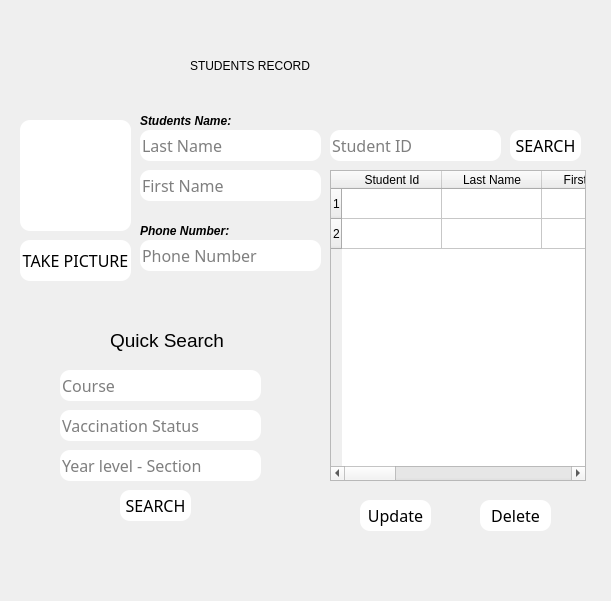
<?xml version="1.0" encoding="UTF-8"?>
<ui version="4.0">
 <class>main</class>
 <widget class="QMainWindow" name="main">
  <property name="enabled">
   <bool>true</bool>
  </property>
  <property name="geometry">
   <rect>
    <x>0</x>
    <y>0</y>
    <width>611</width>
    <height>601</height>
   </rect>
  </property>
  <property name="font">
   <font>
    <kerning>true</kerning>
   </font>
  </property>
  <property name="windowTitle">
   <string>MainWindow</string>
  </property>
  <property name="styleSheet">
   <string notr="true"/>
  </property>
  <property name="animated">
   <bool>true</bool>
  </property>
  <widget class="QWidget" name="centralwidget">
   <widget class="QLabel" name="background">
    <property name="geometry">
     <rect>
      <x>0</x>
      <y>0</y>
      <width>611</width>
      <height>601</height>
     </rect>
    </property>
    <property name="styleSheet">
     <string notr="true">background-image: url(:/newPrefix/background.jpg);</string>
    </property>
    <property name="text">
     <string/>
    </property>
    <property name="pixmap">
     <pixmap>background/minimalist-4k-wallpaper-hd-15-920x518.jpg</pixmap>
    </property>
    <property name="scaledContents">
     <bool>true</bool>
    </property>
   </widget>
   <widget class="QFrame" name="recframe">
    <property name="geometry">
     <rect>
      <x>10</x>
      <y>20</y>
      <width>591</width>
      <height>571</height>
     </rect>
    </property>
    <property name="frameShape">
     <enum>QFrame::StyledPanel</enum>
    </property>
    <property name="frameShadow">
     <enum>QFrame::Raised</enum>
    </property>
    <widget class="QLabel" name="label_4">
     <property name="geometry">
      <rect>
       <x>130</x>
       <y>90</y>
       <width>151</width>
       <height>21</height>
      </rect>
     </property>
     <property name="font">
      <font>
       <weight>75</weight>
       <italic>true</italic>
       <bold>true</bold>
      </font>
     </property>
     <property name="text">
      <string>Students Name:</string>
     </property>
    </widget>
    <widget class="QPushButton" name="update">
     <property name="geometry">
      <rect>
       <x>350</x>
       <y>480</y>
       <width>71</width>
       <height>31</height>
      </rect>
     </property>
     <property name="font">
      <font>
       <family>Sitka</family>
       <pointsize>12</pointsize>
       <weight>50</weight>
       <italic>false</italic>
       <bold>false</bold>
      </font>
     </property>
     <property name="cursor">
      <cursorShape>PointingHandCursor</cursorShape>
     </property>
     <property name="autoFillBackground">
      <bool>false</bool>
     </property>
     <property name="styleSheet">
      <string notr="true">font: 12pt &quot;Sitka&quot;;
border-radius: 10px;
background-color: rgb(255, 255, 255);</string>
     </property>
     <property name="text">
      <string>Update</string>
     </property>
     <property name="autoDefault">
      <bool>false</bool>
     </property>
     <property name="default">
      <bool>false</bool>
     </property>
     <property name="flat">
      <bool>false</bool>
     </property>
    </widget>
    <widget class="QLabel" name="label">
     <property name="geometry">
      <rect>
       <x>0</x>
       <y>0</y>
       <width>591</width>
       <height>571</height>
      </rect>
     </property>
     <property name="autoFillBackground">
      <bool>true</bool>
     </property>
     <property name="text">
      <string/>
     </property>
     <property name="pixmap">
      <pixmap>background/HD-wallpaper-portrait-display-vertical-pattern-digital-art-cyan-polygon-art.jpg</pixmap>
     </property>
     <property name="scaledContents">
      <bool>true</bool>
     </property>
    </widget>
    <widget class="QLineEdit" name="recvac">
     <property name="geometry">
      <rect>
       <x>50</x>
       <y>390</y>
       <width>201</width>
       <height>31</height>
      </rect>
     </property>
     <property name="font">
      <font>
       <family>Sitka</family>
       <pointsize>12</pointsize>
       <weight>50</weight>
       <italic>false</italic>
       <bold>false</bold>
      </font>
     </property>
     <property name="styleSheet">
      <string notr="true">font: 12pt &quot;Sitka&quot;;
border-radius: 10px;
background-color: rgb(255, 255, 255);</string>
     </property>
     <property name="text">
      <string/>
     </property>
     <property name="placeholderText">
      <string>Vaccination Status</string>
     </property>
    </widget>
    <widget class="QLabel" name="label_5">
     <property name="geometry">
      <rect>
       <x>130</x>
       <y>200</y>
       <width>151</width>
       <height>21</height>
      </rect>
     </property>
     <property name="font">
      <font>
       <weight>75</weight>
       <italic>true</italic>
       <bold>true</bold>
      </font>
     </property>
     <property name="text">
      <string>Phone Number:</string>
     </property>
    </widget>
    <widget class="QPushButton" name="idsearch">
     <property name="geometry">
      <rect>
       <x>500</x>
       <y>110</y>
       <width>71</width>
       <height>31</height>
      </rect>
     </property>
     <property name="font">
      <font>
       <family>Sitka</family>
       <pointsize>12</pointsize>
       <weight>50</weight>
       <italic>false</italic>
       <bold>false</bold>
      </font>
     </property>
     <property name="cursor">
      <cursorShape>PointingHandCursor</cursorShape>
     </property>
     <property name="autoFillBackground">
      <bool>false</bool>
     </property>
     <property name="styleSheet">
      <string notr="true">font: 12pt &quot;Sitka&quot;;
border-radius: 10px;
background-color: rgb(255, 255, 255);</string>
     </property>
     <property name="text">
      <string>SEARCH</string>
     </property>
     <property name="autoDefault">
      <bool>false</bool>
     </property>
     <property name="default">
      <bool>false</bool>
     </property>
     <property name="flat">
      <bool>false</bool>
     </property>
    </widget>
    <widget class="QPushButton" name="delete_2">
     <property name="geometry">
      <rect>
       <x>470</x>
       <y>480</y>
       <width>71</width>
       <height>31</height>
      </rect>
     </property>
     <property name="font">
      <font>
       <family>Sitka</family>
       <pointsize>12</pointsize>
       <weight>50</weight>
       <italic>false</italic>
       <bold>false</bold>
      </font>
     </property>
     <property name="cursor">
      <cursorShape>PointingHandCursor</cursorShape>
     </property>
     <property name="autoFillBackground">
      <bool>false</bool>
     </property>
     <property name="styleSheet">
      <string notr="true">font: 12pt &quot;Sitka&quot;;
border-radius: 10px;
background-color: rgb(255, 255, 255);</string>
     </property>
     <property name="text">
      <string>Delete</string>
     </property>
     <property name="autoDefault">
      <bool>false</bool>
     </property>
     <property name="default">
      <bool>false</bool>
     </property>
     <property name="flat">
      <bool>false</bool>
     </property>
    </widget>
    <widget class="QLineEdit" name="recsec">
     <property name="geometry">
      <rect>
       <x>50</x>
       <y>430</y>
       <width>201</width>
       <height>31</height>
      </rect>
     </property>
     <property name="font">
      <font>
       <family>Sitka</family>
       <pointsize>12</pointsize>
       <weight>50</weight>
       <italic>false</italic>
       <bold>false</bold>
      </font>
     </property>
     <property name="styleSheet">
      <string notr="true">font: 12pt &quot;Sitka&quot;;
border-radius: 10px;
background-color: rgb(255, 255, 255);</string>
     </property>
     <property name="text">
      <string/>
     </property>
     <property name="placeholderText">
      <string>Year level - Section</string>
     </property>
    </widget>
    <widget class="QLabel" name="label_6">
     <property name="geometry">
      <rect>
       <x>100</x>
       <y>310</y>
       <width>151</width>
       <height>21</height>
      </rect>
     </property>
     <property name="font">
      <font>
       <family>MS Shell Dlg 2</family>
       <pointsize>14</pointsize>
       <weight>50</weight>
       <italic>false</italic>
       <bold>false</bold>
      </font>
     </property>
     <property name="styleSheet">
      <string notr="true">font: 14pt &quot;MS Shell Dlg 2&quot;;</string>
     </property>
     <property name="text">
      <string>Quick Search</string>
     </property>
    </widget>
    <widget class="QLineEdit" name="reccourse">
     <property name="geometry">
      <rect>
       <x>50</x>
       <y>350</y>
       <width>201</width>
       <height>31</height>
      </rect>
     </property>
     <property name="font">
      <font>
       <family>Sitka</family>
       <pointsize>12</pointsize>
       <weight>50</weight>
       <italic>false</italic>
       <bold>false</bold>
      </font>
     </property>
     <property name="styleSheet">
      <string notr="true">font: 12pt &quot;Sitka&quot;;
border-radius: 10px;
background-color: rgb(255, 255, 255);</string>
     </property>
     <property name="text">
      <string/>
     </property>
     <property name="placeholderText">
      <string>Course</string>
     </property>
    </widget>
    <widget class="QLineEdit" name="recfirst">
     <property name="geometry">
      <rect>
       <x>130</x>
       <y>150</y>
       <width>181</width>
       <height>31</height>
      </rect>
     </property>
     <property name="font">
      <font>
       <family>Sitka</family>
       <pointsize>12</pointsize>
       <weight>50</weight>
       <italic>false</italic>
       <bold>false</bold>
      </font>
     </property>
     <property name="styleSheet">
      <string notr="true">font: 12pt &quot;Sitka&quot;;
border-radius: 10px;
background-color: rgb(255, 255, 255);</string>
     </property>
     <property name="text">
      <string/>
     </property>
     <property name="placeholderText">
      <string>First Name</string>
     </property>
    </widget>
    <widget class="QLineEdit" name="reclast">
     <property name="geometry">
      <rect>
       <x>130</x>
       <y>110</y>
       <width>181</width>
       <height>31</height>
      </rect>
     </property>
     <property name="font">
      <font>
       <family>Sitka</family>
       <pointsize>12</pointsize>
       <weight>50</weight>
       <italic>false</italic>
       <bold>false</bold>
      </font>
     </property>
     <property name="styleSheet">
      <string notr="true">font: 12pt &quot;Sitka&quot;;
border-radius: 10px;
background-color: rgb(255, 255, 255);</string>
     </property>
     <property name="text">
      <string/>
     </property>
     <property name="placeholderText">
      <string>Last Name</string>
     </property>
    </widget>
    <widget class="QPushButton" name="rectakepic">
     <property name="geometry">
      <rect>
       <x>10</x>
       <y>220</y>
       <width>111</width>
       <height>41</height>
      </rect>
     </property>
     <property name="font">
      <font>
       <family>Sitka</family>
       <pointsize>12</pointsize>
       <weight>50</weight>
       <italic>false</italic>
       <bold>false</bold>
      </font>
     </property>
     <property name="cursor">
      <cursorShape>PointingHandCursor</cursorShape>
     </property>
     <property name="autoFillBackground">
      <bool>false</bool>
     </property>
     <property name="styleSheet">
      <string notr="true">font: 12pt &quot;Sitka&quot;;
border-radius: 10px;
background-color: rgb(255, 255, 255);</string>
     </property>
     <property name="text">
      <string>TAKE PICTURE</string>
     </property>
     <property name="autoDefault">
      <bool>false</bool>
     </property>
     <property name="default">
      <bool>false</bool>
     </property>
     <property name="flat">
      <bool>false</bool>
     </property>
    </widget>
    <widget class="QTableWidget" name="rectable">
     <property name="geometry">
      <rect>
       <x>320</x>
       <y>150</y>
       <width>256</width>
       <height>311</height>
      </rect>
     </property>
     <property name="cursor" stdset="0">
      <cursorShape>PointingHandCursor</cursorShape>
     </property>
     <property name="styleSheet">
      <string notr="true">font: 12pt &quot;Sitka&quot;;
</string>
     </property>
     <row>
      <property name="text">
       <string>1</string>
      </property>
     </row>
     <row>
      <property name="text">
       <string>2</string>
      </property>
     </row>
     <column>
      <property name="text">
       <string>Student Id</string>
      </property>
     </column>
     <column>
      <property name="text">
       <string>Last Name</string>
      </property>
     </column>
     <column>
      <property name="text">
       <string>First name</string>
      </property>
     </column>
     <column>
      <property name="text">
       <string>Middle Name</string>
      </property>
     </column>
     <column>
      <property name="text">
       <string>Extension</string>
      </property>
     </column>
     <column>
      <property name="text">
       <string>New Column</string>
      </property>
     </column>
     <column>
      <property name="text">
       <string>Course</string>
      </property>
     </column>
     <column>
      <property name="text">
       <string>Status</string>
      </property>
     </column>
     <column>
      <property name="text">
       <string>Y</string>
      </property>
     </column>
    </widget>
    <widget class="QPushButton" name="createacc_9">
     <property name="geometry">
      <rect>
       <x>110</x>
       <y>470</y>
       <width>71</width>
       <height>31</height>
      </rect>
     </property>
     <property name="font">
      <font>
       <family>Sitka</family>
       <pointsize>12</pointsize>
       <weight>50</weight>
       <italic>false</italic>
       <bold>false</bold>
      </font>
     </property>
     <property name="cursor">
      <cursorShape>PointingHandCursor</cursorShape>
     </property>
     <property name="autoFillBackground">
      <bool>false</bool>
     </property>
     <property name="styleSheet">
      <string notr="true">font: 12pt &quot;Sitka&quot;;
border-radius: 10px;
background-color: rgb(255, 255, 255);</string>
     </property>
     <property name="text">
      <string>SEARCH</string>
     </property>
     <property name="autoDefault">
      <bool>false</bool>
     </property>
     <property name="default">
      <bool>false</bool>
     </property>
     <property name="flat">
      <bool>false</bool>
     </property>
    </widget>
    <widget class="QLabel" name="recpic">
     <property name="geometry">
      <rect>
       <x>10</x>
       <y>100</y>
       <width>111</width>
       <height>111</height>
      </rect>
     </property>
     <property name="autoFillBackground">
      <bool>false</bool>
     </property>
     <property name="styleSheet">
      <string notr="true">border-radius: 10px;
background-color: rgb(255, 255, 255);</string>
     </property>
     <property name="text">
      <string/>
     </property>
    </widget>
    <widget class="QLabel" name="label_2">
     <property name="geometry">
      <rect>
       <x>180</x>
       <y>-10</y>
       <width>351</width>
       <height>111</height>
      </rect>
     </property>
     <property name="autoFillBackground">
      <bool>false</bool>
     </property>
     <property name="styleSheet">
      <string notr="true">font: 87 16pt &quot;Arial Black&quot;;</string>
     </property>
     <property name="text">
      <string>STUDENTS RECORD</string>
     </property>
    </widget>
    <widget class="QLineEdit" name="recphone">
     <property name="geometry">
      <rect>
       <x>130</x>
       <y>220</y>
       <width>181</width>
       <height>31</height>
      </rect>
     </property>
     <property name="font">
      <font>
       <family>Sitka</family>
       <pointsize>12</pointsize>
       <weight>50</weight>
       <italic>false</italic>
       <bold>false</bold>
      </font>
     </property>
     <property name="styleSheet">
      <string notr="true">font: 12pt &quot;Sitka&quot;;
border-radius: 10px;
background-color: rgb(255, 255, 255);</string>
     </property>
     <property name="text">
      <string/>
     </property>
     <property name="placeholderText">
      <string>Phone Number</string>
     </property>
    </widget>
    <widget class="QLineEdit" name="recstud">
     <property name="geometry">
      <rect>
       <x>320</x>
       <y>110</y>
       <width>171</width>
       <height>31</height>
      </rect>
     </property>
     <property name="font">
      <font>
       <family>Sitka</family>
       <pointsize>12</pointsize>
       <weight>50</weight>
       <italic>false</italic>
       <bold>false</bold>
      </font>
     </property>
     <property name="styleSheet">
      <string notr="true">font: 12pt &quot;Sitka&quot;;
border-radius: 10px;
background-color: rgb(255, 255, 255);</string>
     </property>
     <property name="text">
      <string/>
     </property>
     <property name="placeholderText">
      <string>Student ID</string>
     </property>
    </widget>
    <widget class="QLabel" name="loginlogo">
     <property name="geometry">
      <rect>
       <x>80</x>
       <y>10</y>
       <width>71</width>
       <height>71</height>
      </rect>
     </property>
     <property name="autoFillBackground">
      <bool>false</bool>
     </property>
     <property name="styleSheet">
      <string notr="true">background-image: url(:/newPrefix/nemco_logo.jpg);</string>
     </property>
     <property name="text">
      <string/>
     </property>
     <property name="pixmap">
      <pixmap>background/nemco_logo.png</pixmap>
     </property>
     <property name="scaledContents">
      <bool>true</bool>
     </property>
     <property name="wordWrap">
      <bool>false</bool>
     </property>
    </widget>
    <zorder>label</zorder>
    <zorder>recvac</zorder>
    <zorder>label_5</zorder>
    <zorder>idsearch</zorder>
    <zorder>delete_2</zorder>
    <zorder>recsec</zorder>
    <zorder>label_6</zorder>
    <zorder>reccourse</zorder>
    <zorder>recfirst</zorder>
    <zorder>reclast</zorder>
    <zorder>rectakepic</zorder>
    <zorder>rectable</zorder>
    <zorder>createacc_9</zorder>
    <zorder>recpic</zorder>
    <zorder>label_2</zorder>
    <zorder>recphone</zorder>
    <zorder>recstud</zorder>
    <zorder>loginlogo</zorder>
    <zorder>label_4</zorder>
    <zorder>update</zorder>
   </widget>
  </widget>
 </widget>
 <resources>
  <include location="logo.qrc"/>
 </resources>
 <connections/>
</ui>
